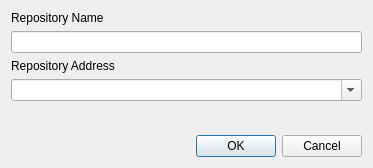
<ui version="4.0" >
 <class>RepoDialog</class>
 <widget class="QDialog" name="RepoDialog" >
  <property name="geometry" >
   <rect>
    <x>0</x>
    <y>0</y>
    <width>373</width>
    <height>168</height>
   </rect>
  </property>
  <property name="minimumSize" >
   <size>
    <width>373</width>
    <height>168</height>
   </size>
  </property>
  <property name="windowTitle" >
   <string>Add New Repository</string>
  </property>
  <property name="modal" >
   <bool>true</bool>
  </property>
  <layout class="QGridLayout" name="gridLayout" >
   <item row="5" column="0" >
    <widget class="QDialogButtonBox" name="buttonBox" >
     <property name="orientation" >
      <enum>Qt::Horizontal</enum>
     </property>
     <property name="standardButtons" >
      <set>QDialogButtonBox::Cancel|QDialogButtonBox::Ok</set>
     </property>
    </widget>
   </item>
   <item row="1" column="0" >
    <widget class="QLineEdit" name="repoName" />
   </item>
   <item row="0" column="0" >
    <widget class="QLabel" name="textLabel1" >
     <property name="toolTip" >
      <string>Name of the repository, e.g &lt;b>pardus-devel&lt;/b></string>
     </property>
     <property name="text" >
      <string>Repository Name</string>
     </property>
     <property name="wordWrap" >
      <bool>false</bool>
     </property>
    </widget>
   </item>
   <item row="4" column="0" >
    <spacer name="verticalSpacer" >
     <property name="orientation" >
      <enum>Qt::Vertical</enum>
     </property>
     <property name="sizeHint" stdset="0" >
      <size>
       <width>20</width>
       <height>40</height>
      </size>
     </property>
    </spacer>
   </item>
   <item row="2" column="0" >
    <widget class="QLabel" name="label" >
     <property name="text" >
      <string>Repository Address</string>
     </property>
    </widget>
   </item>
   <item row="3" column="0" >
    <widget class="QComboBox" name="repoAddress" >
     <property name="editable" >
      <bool>true</bool>
     </property>
     <item>
      <property name="text" >
       <string/>
      </property>
     </item>
     <item>
      <property name="text" >
       <string>http://paketler.pardus.org.tr/pardus-2009/pisi-index.xml.bz2</string>
      </property>
     </item>
     <item>
      <property name="text" >
       <string>http://paketler.pardus.org.tr/contrib-2009/pisi-index.xml.bz2</string>
      </property>
     </item>
    </widget>
   </item>
  </layout>
 </widget>
 <resources/>
 <connections>
  <connection>
   <sender>buttonBox</sender>
   <signal>accepted()</signal>
   <receiver>RepoDialog</receiver>
   <slot>accept()</slot>
   <hints>
    <hint type="sourcelabel" >
     <x>248</x>
     <y>254</y>
    </hint>
    <hint type="destinationlabel" >
     <x>157</x>
     <y>274</y>
    </hint>
   </hints>
  </connection>
  <connection>
   <sender>buttonBox</sender>
   <signal>rejected()</signal>
   <receiver>RepoDialog</receiver>
   <slot>reject()</slot>
   <hints>
    <hint type="sourcelabel" >
     <x>316</x>
     <y>260</y>
    </hint>
    <hint type="destinationlabel" >
     <x>286</x>
     <y>274</y>
    </hint>
   </hints>
  </connection>
 </connections>
</ui>
